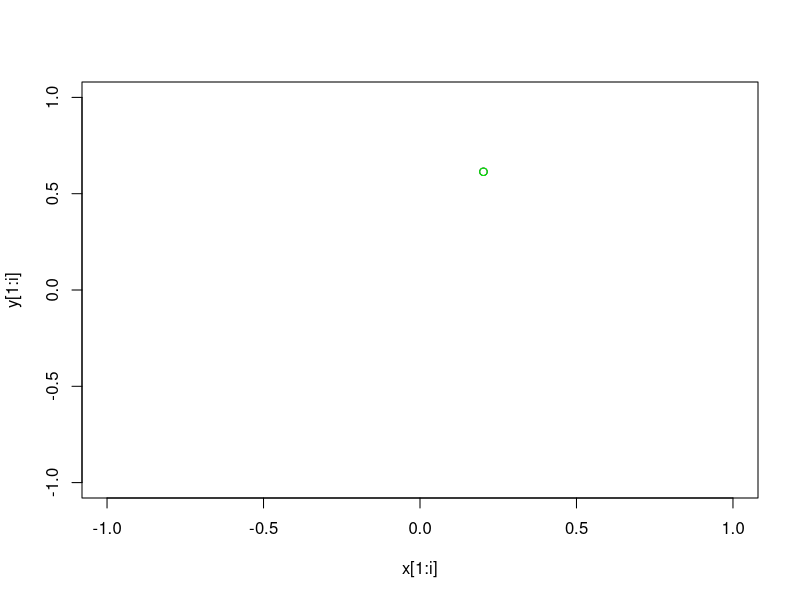
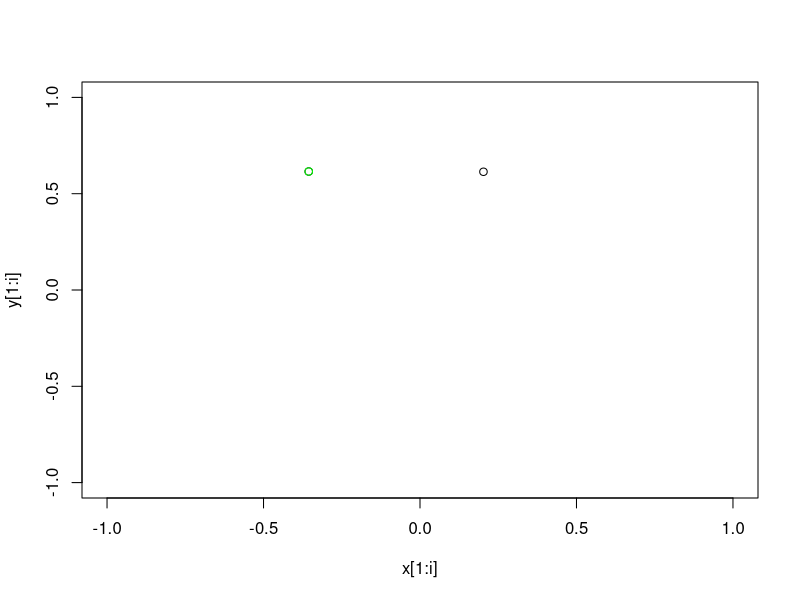
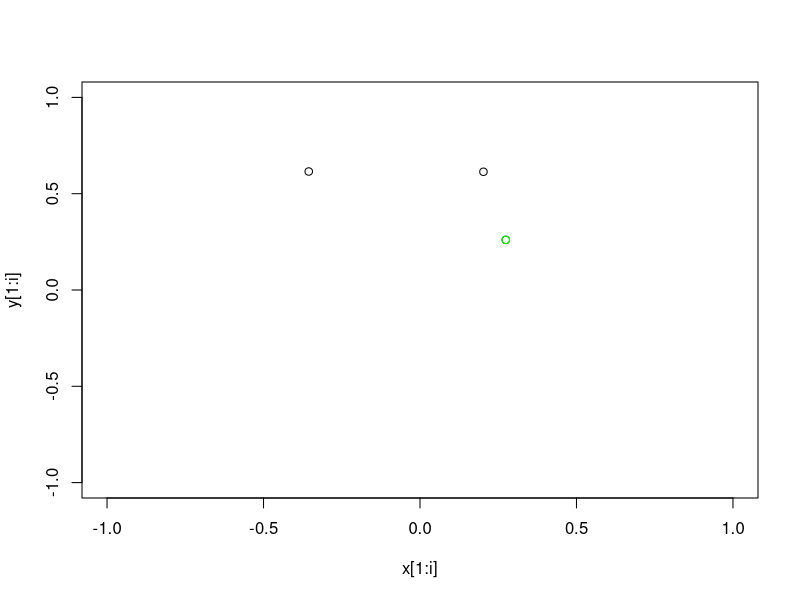
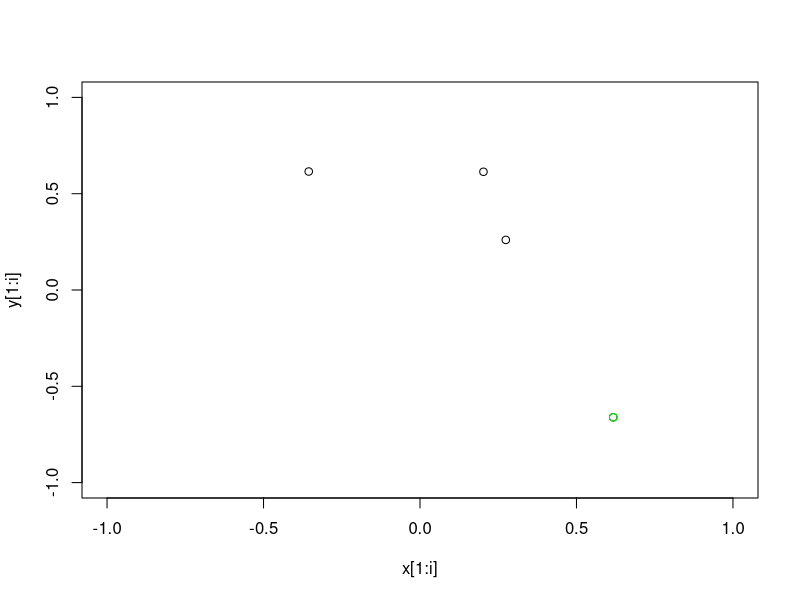
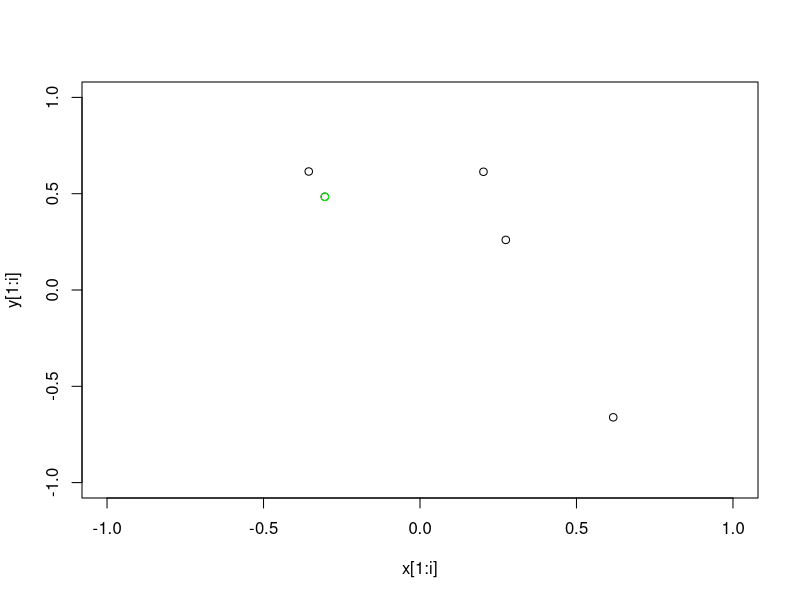
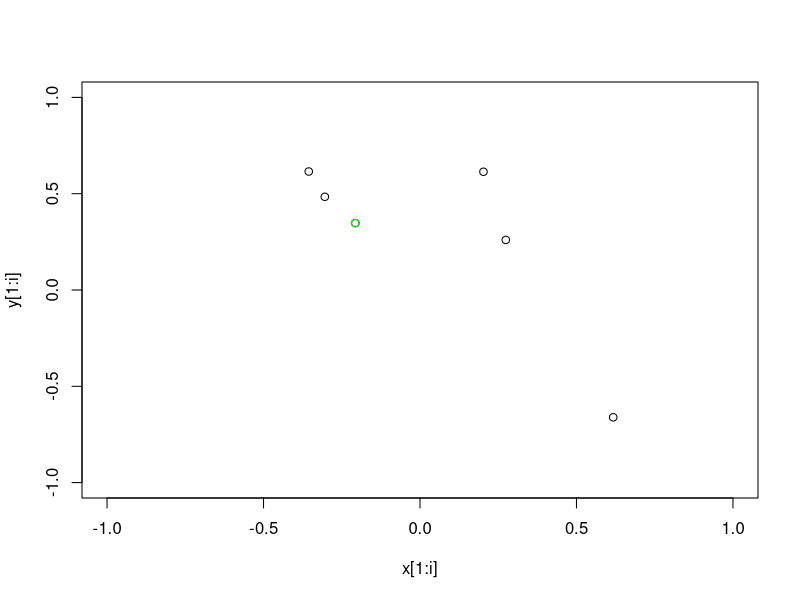
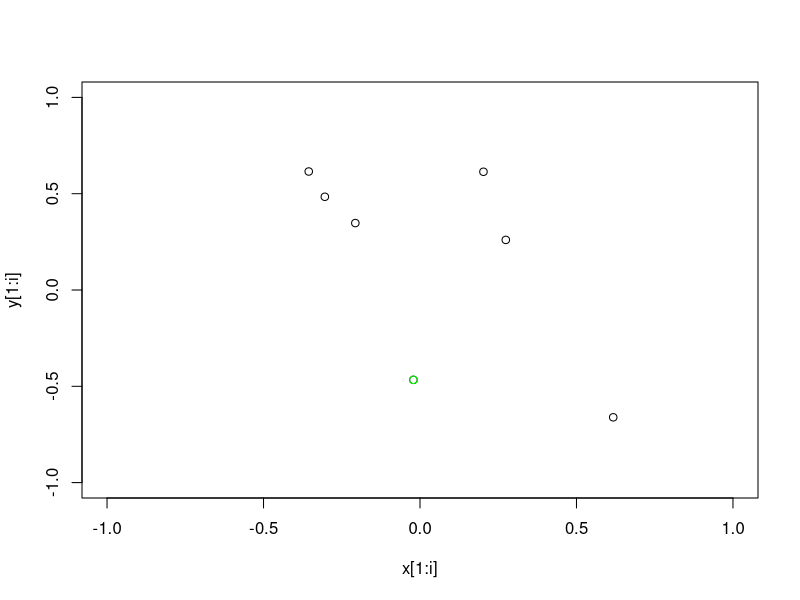
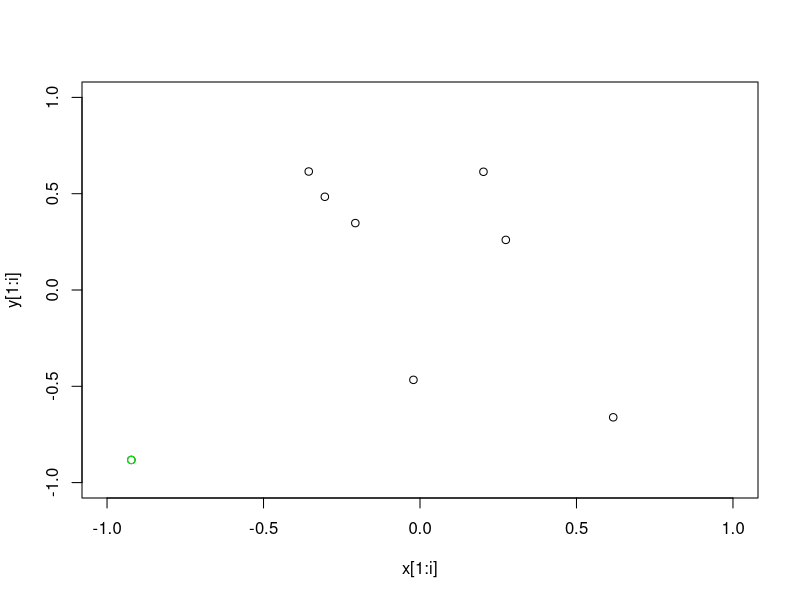

Write the R code that produced these figures, in order.
num_darts <- 10000
num_darts_in_circle <- 0


x <- runif(n=num_darts, min=-1, max=1)
y <- runif(n=num_darts, min=-1, max=1)


sum_squares <- x^2 + y^2
indexes_darts_in_circle <- which(sum_squares<=1)
num_darts_in_circle <- length(indexes_darts_in_circle)


print(4*num_darts_in_circle/num_darts)


for (i in 1:100) {
  plot(x[1:i], y[1:i], xlim=c(-1,1), ylim=c(-1,1))
  points(x[i], y[i], col="green")
  Sys.sleep(0.5)
}